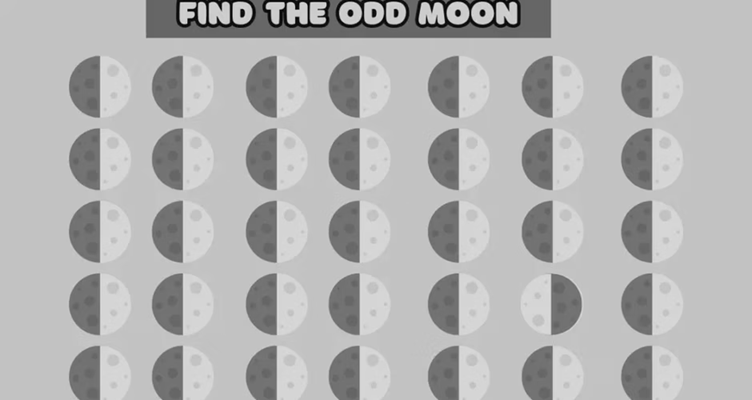
#> input picture Zestaw 4/Zadanie 14/Odd_Moon.png, 752 x 400 px
$ python 'Zadanie 14b.py'
#> lines starting #> are read from the running program, lines starting #| are printed output that depends on the picture
from PIL import Image
import numpy as np
from scipy.signal import convolve2d
import matplotlib.pyplot as plt

# --- 1. Wczytanie obrazu g ---
g = Image.open("Odd_Moon.png").convert("L")
#> g is the input picture: PIL image 752x400 L; min 0, max 224, mean 178.8
g = np.array(g, dtype=float)
#> g: shape (400, 752) float64

# --- 2. Definicja filtrów ---
# h1 – filtr uśredniający 3×3
h1 = np.ones((3, 3), dtype=float) / 9.0

# h2 – filtr gradientowy poziomy 1×3
h2 = np.array([[0, 1, -1]], dtype=float)

# --- 3. Sploty ---
# g1 = g * h1
g1 = convolve2d(g, h1, mode="same", boundary="symm")

# g2 = g1 * h2
g2 = convolve2d(g1, h2, mode="same", boundary="symm")
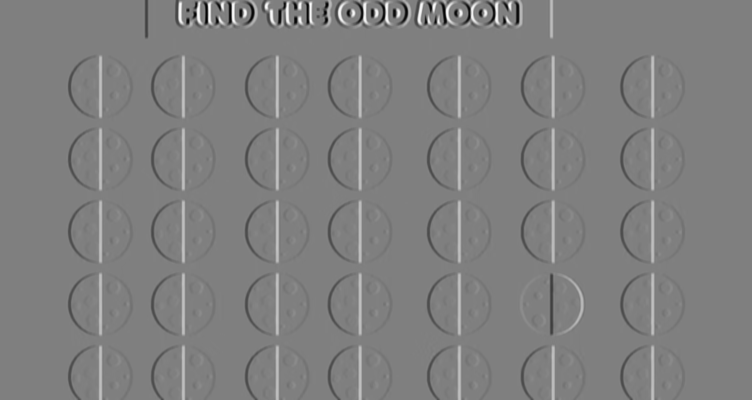
#> g2: shape (400, 752) float64; min -71, max 70.78, mean 0; drawn with min black and max white

# --- 4. Obliczenie filtra złożonego h3 = h1 * h2 ---
h3 = convolve2d(h1, h2, mode="full")
print("Filtr h3 (3x5):")
print(h3)

# --- 5. Obliczenie g3 = g * h3 ---
g3 = convolve2d(g, h3, mode="same", boundary="symm")

# --- 6. Wizualizacja ---
fig, axs = plt.subplots(1, 4, figsize=(16, 4))

axs[0].imshow(g, cmap="gray")
axs[0].set_title("Oryginał g")

axs[1].imshow(g1, cmap="gray")
axs[1].set_title("g1 = g * h1")

axs[2].imshow(g2, cmap="gray")
axs[2].set_title("g2 = g1 * h2")

axs[3].imshow(g3, cmap="gray")
axs[3].set_title("g3 = g * h3")

plt.tight_layout()
plt.show()
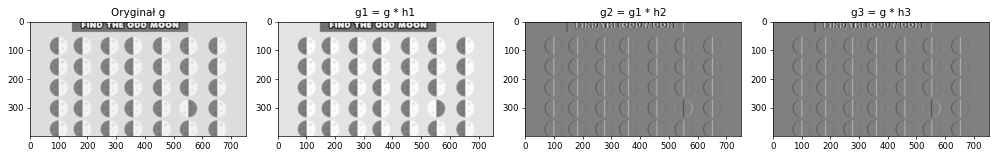
#> figure drawn by matplotlib, 4 panels
